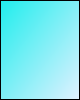
           <widget class="QFrame" name="left_menu1">
            <property name="minimumSize">
             <size>
              <width>0</width>
              <height>0</height>
             </size>
            </property>
            <property name="maximumSize">
             <size>
              <width>0</width>
              <height>16777215</height>
             </size>
            </property>
            <property name="styleSheet">
             <string notr="true">background-color: qlineargradient(spread:pad, x1:0, y1:0, x2:1, y2:0.955, stop:0 rgba(30, 237, 237, 255), stop:0.988636 rgba(219, 241, 255, 255));</string>
            </property>
            <property name="frameShape">
             <enum>QFrame::NoFrame</enum>
            </property>
            <property name="frameShadow">
             <enum>QFrame::Raised</enum>
            </property>
            <layout class="QVBoxLayout" name="verticalLayout_3">
             <property name="spacing">
              <number>0</number>
             </property>
             <property name="leftMargin">
              <number>0</number>
             </property>
             <property name="topMargin">
              <number>0</number>
             </property>
             <property name="rightMargin">
              <number>0</number>
             </property>
             <property name="bottomMargin">
              <number>0</number>
             </property>
             <item>
              <widget class="QFrame" name="frame_3">
               <property name="minimumSize">
                <size>
                 <width>80</width>
                 <height>0</height>
                </size>
               </property>
               <property name="frameShape">
                <enum>QFrame::StyledPanel</enum>
               </property>
               <property name="frameShadow">
                <enum>QFrame::Raised</enum>
               </property>
               <widget class="QPushButton" name="Home">
                <property name="geometry">
                 <rect>
                  <x>0</x>
                  <y>0</y>
                  <width>81</width>
                  <height>51</height>
                 </rect>
                </property>
                <property name="cursor">
                 <cursorShape>PointingHandCursor</cursorShape>
                </property>
                <property name="toolTip">
                 <string>Home</string>
                </property>
                <property name="styleSheet">
                 <string notr="true">QPushButton{
	
	
	background-color: none;
	border-radius:0px;
	color:white;

}
QPushButton:hover{
	
	
	background-color: white;
	border-radius:0px;
    color:black;

}</string>
                </property>
                <property name="text">
                 <string/>
                </property>
                <property name="icon">
                 <iconset resource="res.qrc">
                  <normaloff>:/icon/icon/2948210.png</normaloff>:/icon/icon/2948210.png</iconset>
                </property>
                <property name="iconSize">
                 <size>
                  <width>32</width>
                  <height>32</height>
                 </size>
                </property>
               </widget>
               <widget class="QPushButton" name="Dashboard">
                <property name="geometry">
                 <rect>
                  <x>0</x>
                  <y>50</y>
                  <width>81</width>
                  <height>51</height>
                 </rect>
                </property>
                <property name="cursor">
                 <cursorShape>PointingHandCursor</cursorShape>
                </property>
                <property name="toolTip">
                 <string>Dashboard</string>
                </property>
                <property name="styleSheet">
                 <string notr="true">QPushButton{
	
	
	background-color: none;
	border-radius:0px;
	color:white;

}
QPushButton:hover{
	
	
	background-color: white;
	border-radius:0px;
    color:black;

}</string>
                </property>
                <property name="text">
                 <string/>
                </property>
                <property name="icon">
                 <iconset resource="res.qrc">
                  <normaloff>:/icon/icon/6754734.png</normaloff>:/icon/icon/6754734.png</iconset>
                </property>
                <property name="iconSize">
                 <size>
                  <width>32</width>
                  <height>32</height>
                 </size>
                </property>
               </widget>
               <widget class="QPushButton" name="Mangsrv">
                <property name="geometry">
                 <rect>
                  <x>0</x>
                  <y>102</y>
                  <width>81</width>
                  <height>51</height>
                 </rect>
                </property>
                <property name="cursor">
                 <cursorShape>PointingHandCursor</cursorShape>
                </property>
                <property name="toolTip">
                 <string>Remote Command</string>
                </property>
                <property name="styleSheet">
                 <string notr="true">QPushButton{
	
	
	background-color: none;
	border-radius:0px;
	color:white;

}
QPushButton:hover{
	
	
	background-color: white;
	border-radius:0px;
    color:black;

}</string>
                </property>
                <property name="text">
                 <string/>
                </property>
                <property name="icon">
                 <iconset resource="res.qrc">
                  <normaloff>:/icon/icon/data.png</normaloff>:/icon/icon/data.png</iconset>
                </property>
                <property name="iconSize">
                 <size>
                  <width>32</width>
                  <height>32</height>
                 </size>
                </property>
               </widget>
               <widget class="QPushButton" name="event_log">
                <property name="geometry">
                 <rect>
                  <x>0</x>
                  <y>152</y>
                  <width>81</width>
                  <height>51</height>
                 </rect>
                </property>
                <property name="cursor">
                 <cursorShape>PointingHandCursor</cursorShape>
                </property>
                <property name="toolTip">
                 <string>Event Log</string>
                </property>
                <property name="statusTip">
                 <string/>
                </property>
                <property name="whatsThis">
                 <string/>
                </property>
                <property name="styleSheet">
                 <string notr="true">QPushButton{
	
	
	background-color: none;
	border-radius:0px;
	color:white;

}
QPushButton:hover{
	
	
	background-color: white;
	border-radius:0px;
    color:black;

}</string>
                </property>
                <property name="text">
                 <string/>
                </property>
                <property name="icon">
                 <iconset resource="res.qrc">
                  <normaloff>:/icon/icon/icons8-event-log-96.png</normaloff>:/icon/icon/icons8-event-log-96.png</iconset>
                </property>
                <property name="iconSize">
                 <size>
                  <width>32</width>
                  <height>32</height>
                 </size>
                </property>
               </widget>
              </widget>
             </item>
            </layout>
           </widget>
